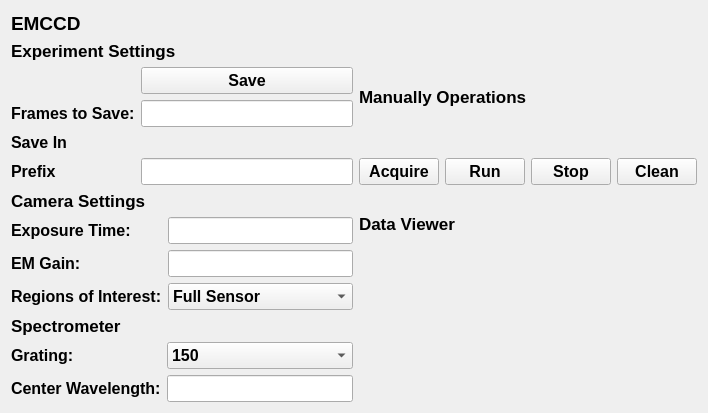
<?xml version="1.0" encoding="UTF-8"?>
<ui version="4.0">
 <class>EMCCD</class>
 <widget class="QWidget" name="EMCCD">
  <property name="geometry">
   <rect>
    <x>0</x>
    <y>0</y>
    <width>708</width>
    <height>413</height>
   </rect>
  </property>
  <property name="windowTitle">
   <string>EMCCD</string>
  </property>
  <layout class="QGridLayout" name="gridLayout_5">
   <item row="0" column="0">
    <widget class="QLabel" name="label">
     <property name="font">
      <font>
       <pointsize>14</pointsize>
       <bold>true</bold>
      </font>
     </property>
     <property name="text">
      <string>EMCCD</string>
     </property>
    </widget>
   </item>
   <item row="1" column="0">
    <layout class="QGridLayout" name="gridLayout">
     <item row="4" column="0">
      <widget class="QLabel" name="label_7">
       <property name="font">
        <font>
         <pointsize>12</pointsize>
         <bold>true</bold>
        </font>
       </property>
       <property name="text">
        <string>Prefix</string>
       </property>
      </widget>
     </item>
     <item row="4" column="1">
      <widget class="QLineEdit" name="lineEdit_2">
       <property name="font">
        <font>
         <pointsize>12</pointsize>
         <bold>true</bold>
        </font>
       </property>
      </widget>
     </item>
     <item row="3" column="0">
      <widget class="QLabel" name="label_6">
       <property name="font">
        <font>
         <pointsize>12</pointsize>
         <bold>true</bold>
        </font>
       </property>
       <property name="text">
        <string>Save In</string>
       </property>
      </widget>
     </item>
     <item row="2" column="1">
      <widget class="QLineEdit" name="lineEdit">
       <property name="font">
        <font>
         <pointsize>12</pointsize>
         <bold>true</bold>
        </font>
       </property>
      </widget>
     </item>
     <item row="2" column="0">
      <widget class="QLabel" name="label_5">
       <property name="font">
        <font>
         <pointsize>12</pointsize>
         <bold>true</bold>
        </font>
       </property>
       <property name="text">
        <string>Frames to Save:</string>
       </property>
      </widget>
     </item>
     <item row="1" column="1">
      <widget class="QPushButton" name="pushButton">
       <property name="font">
        <font>
         <pointsize>12</pointsize>
         <bold>true</bold>
        </font>
       </property>
       <property name="text">
        <string>Save</string>
       </property>
      </widget>
     </item>
     <item row="1" column="0">
      <widget class="QWidget" name="FileDialog_1" native="true">
       <property name="font">
        <font>
         <pointsize>12</pointsize>
         <bold>true</bold>
        </font>
       </property>
      </widget>
     </item>
     <item row="3" column="1">
      <widget class="QWidget" name="FileDialog_2" native="true">
       <property name="font">
        <font>
         <pointsize>12</pointsize>
         <bold>true</bold>
        </font>
       </property>
      </widget>
     </item>
     <item row="0" column="0" colspan="2">
      <widget class="QLabel" name="label_2">
       <property name="font">
        <font>
         <pointsize>13</pointsize>
         <bold>true</bold>
        </font>
       </property>
       <property name="text">
        <string>Experiment Settings</string>
       </property>
      </widget>
     </item>
    </layout>
   </item>
   <item row="1" column="1">
    <layout class="QGridLayout" name="gridLayout_4">
     <item row="1" column="0">
      <widget class="QPushButton" name="pushButton_2">
       <property name="font">
        <font>
         <pointsize>12</pointsize>
         <bold>true</bold>
        </font>
       </property>
       <property name="text">
        <string>Acquire</string>
       </property>
      </widget>
     </item>
     <item row="1" column="1">
      <widget class="QPushButton" name="pushButton_3">
       <property name="font">
        <font>
         <pointsize>12</pointsize>
         <bold>true</bold>
        </font>
       </property>
       <property name="text">
        <string>Run</string>
       </property>
      </widget>
     </item>
     <item row="1" column="2">
      <widget class="QPushButton" name="pushButton_4">
       <property name="font">
        <font>
         <pointsize>12</pointsize>
         <bold>true</bold>
        </font>
       </property>
       <property name="text">
        <string>Stop</string>
       </property>
      </widget>
     </item>
     <item row="1" column="3">
      <widget class="QPushButton" name="pushButton_5">
       <property name="font">
        <font>
         <pointsize>12</pointsize>
         <bold>true</bold>
        </font>
       </property>
       <property name="text">
        <string>Clean</string>
       </property>
      </widget>
     </item>
     <item row="0" column="0" colspan="4">
      <widget class="QLabel" name="label_13">
       <property name="font">
        <font>
         <pointsize>13</pointsize>
         <bold>true</bold>
        </font>
       </property>
       <property name="text">
        <string>Manually Operations</string>
       </property>
      </widget>
     </item>
    </layout>
   </item>
   <item row="2" column="0">
    <layout class="QGridLayout" name="gridLayout_2">
     <item row="1" column="0">
      <widget class="QLabel" name="label_8">
       <property name="font">
        <font>
         <pointsize>12</pointsize>
         <bold>true</bold>
        </font>
       </property>
       <property name="text">
        <string>Exposure Time:</string>
       </property>
      </widget>
     </item>
     <item row="1" column="1">
      <widget class="QLineEdit" name="lineEdit_3">
       <property name="font">
        <font>
         <pointsize>12</pointsize>
         <bold>true</bold>
        </font>
       </property>
      </widget>
     </item>
     <item row="2" column="0">
      <widget class="QLabel" name="label_9">
       <property name="font">
        <font>
         <pointsize>12</pointsize>
         <bold>true</bold>
        </font>
       </property>
       <property name="text">
        <string>EM Gain: </string>
       </property>
      </widget>
     </item>
     <item row="2" column="1">
      <widget class="QLineEdit" name="lineEdit_4">
       <property name="font">
        <font>
         <pointsize>12</pointsize>
         <bold>true</bold>
        </font>
       </property>
      </widget>
     </item>
     <item row="3" column="0">
      <widget class="QLabel" name="label_10">
       <property name="font">
        <font>
         <pointsize>12</pointsize>
         <bold>true</bold>
        </font>
       </property>
       <property name="text">
        <string>Regions of Interest:</string>
       </property>
      </widget>
     </item>
     <item row="3" column="1">
      <widget class="QComboBox" name="comboBox">
       <property name="font">
        <font>
         <pointsize>12</pointsize>
         <bold>true</bold>
        </font>
       </property>
       <item>
        <property name="text">
         <string>Full Sensor</string>
        </property>
       </item>
       <item>
        <property name="text">
         <string>Rows Binned</string>
        </property>
       </item>
      </widget>
     </item>
     <item row="0" column="0" colspan="2">
      <widget class="QLabel" name="label_3">
       <property name="font">
        <font>
         <pointsize>13</pointsize>
         <bold>true</bold>
        </font>
       </property>
       <property name="text">
        <string>Camera Settings</string>
       </property>
      </widget>
     </item>
    </layout>
   </item>
   <item row="2" column="1" rowspan="2">
    <layout class="QVBoxLayout" name="verticalLayout">
     <item>
      <widget class="QLabel" name="label_14">
       <property name="font">
        <font>
         <pointsize>13</pointsize>
         <bold>true</bold>
        </font>
       </property>
       <property name="text">
        <string>Data Viewer</string>
       </property>
      </widget>
     </item>
     <item>
      <widget class="QWidget" name="FileDialog_3" native="true">
       <property name="font">
        <font>
         <pointsize>12</pointsize>
         <bold>true</bold>
        </font>
       </property>
      </widget>
     </item>
     <item>
      <widget class="QWidget" name="widget" native="true">
       <property name="font">
        <font>
         <pointsize>12</pointsize>
         <bold>true</bold>
        </font>
       </property>
      </widget>
     </item>
    </layout>
   </item>
   <item row="3" column="0">
    <layout class="QGridLayout" name="gridLayout_3">
     <item row="1" column="0">
      <widget class="QLabel" name="label_11">
       <property name="font">
        <font>
         <pointsize>12</pointsize>
         <bold>true</bold>
        </font>
       </property>
       <property name="text">
        <string>Grating:</string>
       </property>
      </widget>
     </item>
     <item row="1" column="1">
      <widget class="QComboBox" name="comboBox_2">
       <property name="font">
        <font>
         <pointsize>12</pointsize>
         <bold>true</bold>
        </font>
       </property>
       <item>
        <property name="text">
         <string>150</string>
        </property>
       </item>
       <item>
        <property name="text">
         <string>1200</string>
        </property>
       </item>
       <item>
        <property name="text">
         <string>1800</string>
        </property>
       </item>
      </widget>
     </item>
     <item row="2" column="0">
      <widget class="QLabel" name="label_12">
       <property name="font">
        <font>
         <pointsize>12</pointsize>
         <bold>true</bold>
        </font>
       </property>
       <property name="text">
        <string>Center Wavelength:</string>
       </property>
      </widget>
     </item>
     <item row="2" column="1">
      <widget class="QLineEdit" name="lineEdit_5">
       <property name="font">
        <font>
         <pointsize>12</pointsize>
         <bold>true</bold>
        </font>
       </property>
      </widget>
     </item>
     <item row="0" column="0" colspan="2">
      <widget class="QLabel" name="label_4">
       <property name="font">
        <font>
         <pointsize>13</pointsize>
         <bold>true</bold>
        </font>
       </property>
       <property name="text">
        <string>Spectrometer</string>
       </property>
      </widget>
     </item>
    </layout>
   </item>
  </layout>
 </widget>
 <resources/>
 <connections/>
</ui>
